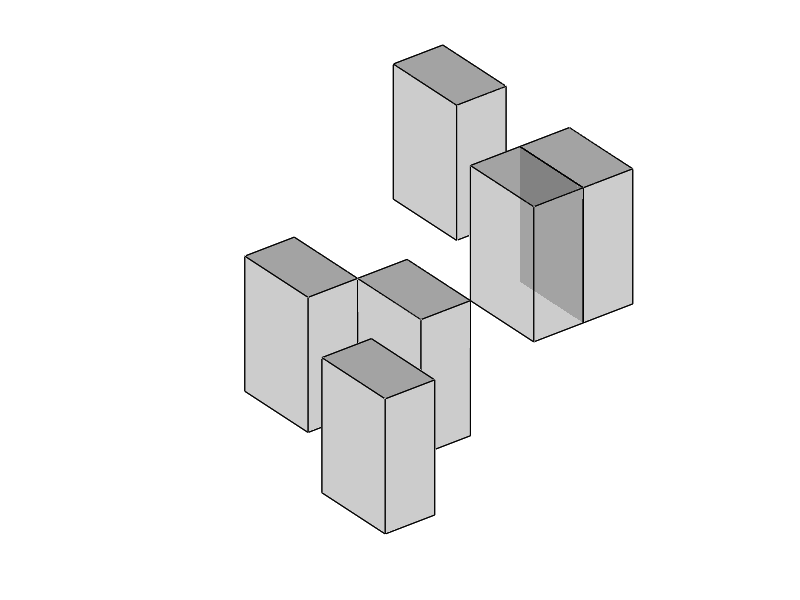

This chart was generated by the following MATLAB code: (Note: this script raises an error after producing the figure.)
%% A simple script to plot self-affine sets by iterating polyhedrons
% Zhou Feng @ 2022-6-25
clc, clf, clear
tic

%% settings
% IFS linear parts
linearMats = {diag([1/6, 1/4, 1/3]), ...
    diag([1/2, 1/2, 1/3]), ...
    diag([1/3, 1/4, 2/3]), ...
    diag([1/2, 1/4, 1/3])};

% IFS translations
translations = {[0 0 0]', ...
    [1/6 1/4 0]', ...
    [2/3, 3/4, 1/3]', ...
    [1/6, 0, 0]'};

% initial polyhedron for iteration
shapeInit = [0 0 0; 1 0 0; 1 1 0; 0 1 0; 0 0 1; 1 0 1; 1 1 1; 0 1 1]';
shapeInitFaces = [4 8 5 1; 1 5 6 2; 2 6 7 3; 3 7 8 4; 5 8 7 6; 1 4 3 2];

% iteration time
numItrs = 1;

% plot settings
showTitle = false;
showFirstItrs = false;
numFirstItrs = 3;
alphaFaces = 0.2;
colorFaces = 'k';
colorEdges = 'k'; % 'none'
fixAxisRatio = true;

rmWhite = true;
saveFigures = true;
filename = "BMsponge"; % the prefix for saved files
fileExt = ".png"; % file format: .pdf, .png, .jpg, .fig

%% Examples
% ---------------------------------- sponges --------------------------------- %
% % Sierpinski-Menger snowflake
% ratio = 1/3;
% linearMats = cell(8, 1);
% for i = 1:8
%     linearMats{i} = ratio * eye(3);
% end
% translations = {[0 0 0]', [0 2/3 0]', [2/3, 2/3, 0]', [2/3, 0, 0]', ...
%             [0 0 2/3]', [0 2/3 2/3]', [2/3, 2/3, 2/3]', [2/3, 0, 2/3]'};
% shapeInit = [0 0 0; 1 0 0; 1 1 0; 0 1 0; 0 0 1; 1 0 1; 1 1 1; 0 1 1]';
% shapeInitFaces = [4 8 5 1; 1 5 6 2; 2 6 7 3; 3 7 8 4; 5 8 7 6; 1 4 3 2];

% % Sierpinski-Menger sponge
% ratio = 1/3;
% linearMats = cell(20, 1);
% for i = 1:20
%     linearMats{i} = ratio * eye(3);
% end
% translations = kron(ones(4, 1), [0 0 0;...
%                                 1/3 0 0;...
%                                 2/3 0 0]);
% translations(4:6, 2) = translations(4:6, 2) + 2/3;
% translations(7:9, 3) = translations(7:9, 2) + 2/3;
% translations(10:12, 2:3) = translations(10:12, 2:3) + 2/3;
% translations = [translations; kron(ones(4, 1), [0, 0, 1/3; 2/3, 0, 1/3])];
% translations(15:16, 2) = translations(15:16, 2) + 2/3;
% translations(17:18, 2:3) = translations(17:18, 2:3) + [1/3 -1/3; 1/3 -1/3];
% translations(19:20, 2:3) = translations(19:20, 2:3) + [1/3 1/3; 1/3 1/3];
% translations = mat2cell(translations', [3], ones(20, 1));
% shapeInit = [0 0 0; 1 0 0; 1 1 0; 0 1 0; 0 0 1; 1 0 1; 1 1 1; 0 1 1]';
% shapeInitFaces = [4 8 5 1; 1 5 6 2; 2 6 7 3; 3 7 8 4; 5 8 7 6; 1 4 3 2];

% % Baranski menger
% linearMats = {diag([1/6, 1/4, 1/3]),...
%               diag([1/2, 1/2, 1/3]),...
%               diag([1/3, 1/4, 2/3]),...
%               diag([1/2, 1/4, 1/3])};
% translations = {[0 0 0]',...
%                 [1/6 1/4 0]',...
%                 [2/3, 3/4, 1/3]',...
%                 [1/6, 0, 0]'};
% shapeInit = [0 0 0; 1 0 0; 1 1 0; 0 1 0; 0 0 1; 1 0 1; 1 1 1; 0 1 1]';
% shapeInitFaces = [4 8 5 1; 1 5 6 2; 2 6 7 3; 3 7 8 4; 5 8 7 6; 1 4 3 2];


% Bedford-McMullen sponge
ratios = [1/5, 1/3, 1/2];
selectMaps = {[0, 0, 0],...
    [2, 1, 0],...
    [4, 0, 1],...
    [1, 2, 0],...
    [3, 0, 1],...
    [4, 2, 1]};

linearMats = cell(1, length(selectMaps));
translations = cell(1, length(selectMaps));
for i = 1:1:length(selectMaps)
    linearMats{i} = diag(ratios);
    translations{i} = (selectMaps{i} .* ratios)';
end
shapeInit = [0 0 0; 1 0 0; 1 1 0; 0 1 0; 0 0 1; 1 0 1; 1 1 1; 0 1 1]';
shapeInitFaces = [4 8 5 1; 1 5 6 2; 2 6 7 3; 3 7 8 4; 5 8 7 6; 1 4 3 2];

% --------------------------------- pyramids --------------------------------- %
% % Sierpinski pyramid
% linearMats = cell(4, 1);
% for i = 1:4
%     linearMats{i} = 1/2 * eye(3);
% end
% translations = {[0 0 0]',...
%     [1/2 0 0]',...
%     [1/4, sqrt(3)/4, 0]',...
%     [1/4, sqrt(3)/12, sqrt(6)/6]'};
% shapeInit = [0 0 0; 1 0 0; 1/2 sqrt(3)/2 0; 1/2 1/sqrt(12) sqrt(6)/3]';
% shapeInitFaces = [1 2 3; 1 2 4; 1 3 4; 2 3 4];

%% Error handling
isCompactible = false;

if length(linearMats) == length(translations)
    isCompactible = true;
end

if ~isCompactible
    error('Illegal settings. Dimensions of the parameters does not match!')
end

spaceDim = 3;
sizeIFS = length(linearMats);
numInitPts = size(shapeInit, 2);
numInitFaces = size(shapeInitFaces, 1);

%% Generate points
ptsInit = shapeInit;
ptsNow = ptsInit;
sizeNow = numInitPts;
ptsTotal = cell(numItrs + 1, 1);
ptsTotal{1} = ptsInit;

for levelNow = 1:numItrs

    ptsTmp = zeros(spaceDim, sizeNow * sizeIFS);

    for indexFct = 1:sizeIFS
        ptsTmp(:, (indexFct - 1) * sizeNow + 1:indexFct * sizeNow) = ...
            linearMats{indexFct} * ptsNow + translations{indexFct};
    end

    ptsNow = ptsTmp;
    sizeNow = size(ptsNow, 2);

    ptsTotal{levelNow + 1} = ptsNow;
end

%% Plot
numShapes = sizeNow / numInitPts;
facesPlot = kron(ones(numShapes, 1), shapeInitFaces) + ...
    kron((0:(numShapes - 1))' * numInitPts, ones(numInitFaces, 1));
figure(1)
patch('Faces', facesPlot, ...
    'Vertices', ptsNow', ...
    'FaceColor', colorFaces, ...
    'EdgeColor', colorEdges, ...
    'FaceAlpha', alphaFaces)
view(3)
set(gca, 'XColor', 'none', 'YColor', 'none', 'ZColor', 'none')
if fixAxisRatio
    axis image
end

if showTitle
    title(['Iteration time = ', num2str(numItrs)], 'Interpreter', 'latex');
end

if saveFigures
    if ~rmWhite
        saveas(gcf, filename + "-itr" + num2str(numItrs) + fileExt)
    else
        exportgraphics(gcf, filename + "-itr" + num2str(numItrs) + fileExt,...
            'BackgroundColor', 'none')
    end
end

if showFirstItrs && numItrs >= numFirstItrs
    figure(2)

    for i = 1:numFirstItrs
        subplot(1, numFirstItrs, i)
        sizeTmp = size(ptsTotal{i}, 2);
        numShapesTmp = sizeTmp / numInitPts;
        facesPlot = kron(ones(numShapesTmp, 1), shapeInitFaces) + ...
            kron((0:(numShapesTmp - 1))' * numInitPts, ones(numInitFaces, 1));
        patch('Faces', facesPlot, ...
            'Vertices', ptsTotal{i}', ...
            'FaceColor', colorFaces, ...
            'EdgeColor', colorEdges, ...
            'FaceAlpha', alphaFaces)
        view(3)
        set(gca, 'XColor', 'none', 'YColor', 'none', 'ZColor', 'none')
        if fixAxisRatio
            axis image
        end
        % title(['Iteration time = ', num2str(i-1)], 'Interpreter', 'latex');
    end

end

%% Show param
countPtsTotal = sizeNow;
countShapesTotal = numShapes;
tableResults = table(countPtsTotal, countShapesTotal);
disp(tableResults)
